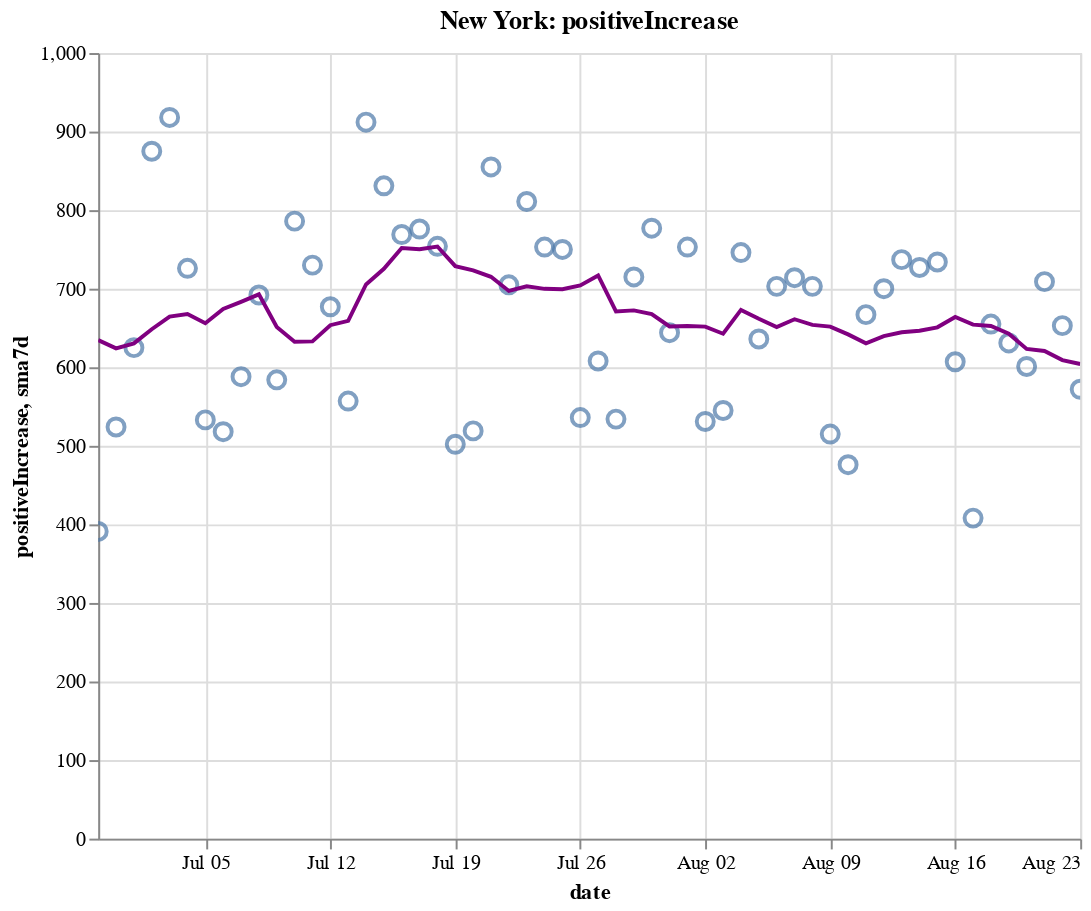

The code cell stored with this chart in its notebook:
### Code cell
create_plot(ny, 'positiveIncrease')

### Figure 1 — Vega-Lite specification as saved in the notebook (floating-point values rounded to 4 significant figures)
{"config": {"view": {"continuousWidth": 400, "continuousHeight": 300}}, "layer": [{"layer": [{"mark": {"type": "point", "size": 75}, "encoding": {"tooltip": [{"type": "temporal", "field": "date"}, {"type": "quantitative", "field": "positiveIncrease"}, {"type": "quantitative", "field": "sma7d"}], "x": {"type": "temporal", "field": "date"}, "y": {"type": "quantitative", "field": "positiveIncrease"}}, "selection": {"selector008": {"type": "interval", "bind": "scales", "encodings": ["x", "y"]}}}, {"mark": {"type": "line", "color": "purple"}, "encoding": {"x": {"type": "temporal", "field": "date"}, "y": {"type": "quantitative", "field": "sma7d"}}}]}, {"mark": {"type": "rule", "color": "#aaa"}, "encoding": {"x": {"type": "temporal", "field": "date"}}, "transform": [{"filter": {"selection": "selector007"}}]}, {"mark": "circle", "encoding": {"opacity": {"condition": {"value": 1, "selection": "selector007"}, "value": 0}, "tooltip": [{"type": "temporal", "field": "date"}, {"type": "quantitative", "field": "positiveIncrease"}, {"type": "quantitative", "field": "sma7d"}], "x": {"type": "temporal", "field": "date"}, "y": {"type": "quantitative", "field": "positiveIncrease"}}, "selection": {"selector007": {"type": "single", "encodings": ["x"], "on": "mouseover", "nearest": true, "empty": "none"}}}, {"mark": {"type": "text", "align": "left", "dx": 5, "dy": -5, "stroke": "white", "strokeWidth": 2}, "encoding": {"text": {"type": "quantitative", "field": "positiveIncrease"}, "tooltip": [{"type": "temporal", "field": "date"}, {"type": "quantitative", "field": "positiveIncrease"}, {"type": "quantitative", "field": "sma7d"}], "x": {"type": "temporal", "field": "date"}, "y": {"type": "quantitative", "field": "positiveIncrease"}}, "transform": [{"filter": {"selection": "selector007"}}]}, {"mark": {"type": "text", "align": "left", "dx": 5, "dy": -5}, "encoding": {"text": {"type": "quantitative", "field": "positiveIncrease"}, "tooltip": [{"type": "temporal", "field": "date"}, {"type": "quantitative", "field": "positiveIncrease"}, {"type": "quantitative", "field": "sma7d"}], "x": {"type": "temporal", "field": "date"}, "y": {"type": "quantitative", "field": "positiveIncrease"}}, "transform": [{"filter": {"selection": "selector007"}}]}], "data": {"name": "data-c539cadb225d28c47ee5e2356686da80"}, "height": 400, "title": "New York: positiveIncrease", "width": 500, "$schema": "https://vega.github.io/schema/vega-lite/v4.8.1.json", "datasets": {"data-c539cadb225d28c47ee5e2356686da80": [{"date": "2020-06-29T00:00:00", "totalTestResultsIncrease": 46430.0, "positiveIncrease": 391.0, "death": 24840.0, "deathIncrease": 7.0, "positiveRate": 0.008, "state": "New York", "sma7d": 634.6}, {"date": "2020-06-30T00:00:00", "totalTestResultsIncrease": 52020.0, "positiveIncrease": 524.0, "death": 24860.0, "deathIncrease": 13.0, "positiveRate": 0.01, "state": "New York", "sma7d": 624.1}, {"date": "2020-07-01T00:00:00", "totalTestResultsIncrease": 56710.0, "positiveIncrease": 625.0, "death": 24870.0, "deathIncrease": 11.0, "positiveRate": 0.011, "state": "New York", "sma7d": 630.4}, {"date": "2020-07-02T00:00:00", "totalTestResultsIncrease": 69940.0, "positiveIncrease": 875.0, "death": 24880.0, "deathIncrease": 11.0, "positiveRate": 0.013, "state": "New York", "sma7d": 648.4}, {"date": "2020-07-03T00:00:00", "totalTestResultsIncrease": 66390.0, "positiveIncrease": 918.0, "death": 24880.0, "deathIncrease": 8.0, "positiveRate": 0.014, "state": "New York", "sma7d": 664.6}, {"date": "2020-07-04T00:00:00", "totalTestResultsIncrease": 62400.0, "positiveIncrease": 726.0, "death": 24900.0, "deathIncrease": 11.0, "positiveRate": 0.012, "state": "New York", "sma7d": 667.9}, {"date": "2020-07-05T00:00:00", "totalTestResultsIncrease": 63420.0, "positiveIncrease": 533.0, "death": 24900.0, "deathIncrease": 8.0, "positiveRate": 0.008, "state": "New York", "sma7d": 656.0}, {"date": "2020-07-06T00:00:00", "totalTestResultsIncrease": 54330.0, "positiveIncrease": 518.0, "death": 24910.0, "deathIncrease": 9.0, "positiveRate": 0.01, "state": "New York", "sma7d": 674.1}, {"date": "2020-07-07T00:00:00", "totalTestResultsIncrease": 56740.0, "positiveIncrease": 588.0, "death": 24920.0, "deathIncrease": 11.0, "positiveRate": 0.01, "state": "New York", "sma7d": 683.3}, {"date": "2020-07-08T00:00:00", "totalTestResultsIncrease": 57580.0, "positiveIncrease": 692.0, "death": 24940.0, "deathIncrease": 20.0, "positiveRate": 0.012, "state": "New York", "sma7d": 692.9}, {"date": "2020-07-09T00:00:00", "totalTestResultsIncrease": 65560.0, "positiveIncrease": 584.0, "death": 24960.0, "deathIncrease": 15.0, "positiveRate": 0.009, "state": "New York", "sma7d": 651.3}, {"date": "2020-07-10T00:00:00", "totalTestResultsIncrease": 73560.0, "positiveIncrease": 786.0, "death": 24970.0, "deathIncrease": 9.0, "positiveRate": 0.011, "state": "New York", "sma7d": 632.4}, {"date": "2020-07-11T00:00:00", "totalTestResultsIncrease": 69200.0, "positiveIncrease": 730.0, "death": 24970.0, "deathIncrease": 6.0, "positiveRate": 0.011, "state": "New York", "sma7d": 633.0}, {"date": "2020-07-12T00:00:00", "totalTestResultsIncrease": 62420.0, "positiveIncrease": 677.0, "death": 24980.0, "deathIncrease": 5.0, "positiveRate": 0.011, "state": "New York", "sma7d": 653.6}, {"date": "2020-07-13T00:00:00", "totalTestResultsIncrease": 51690.0, "positiveIncrease": 557.0, "death": 24990.0, "deathIncrease": 10.0, "positiveRate": 0.011, "state": "New York", "sma7d": 659.1}, {"date": "2020-07-14T00:00:00", "totalTestResultsIncrease": 60040.0, "positiveIncrease": 912.0, "death": 24990.0, "deathIncrease": 5.0, "positiveRate": 0.015, "state": "New York", "sma7d": 705.4}, {"date": "2020-07-15T00:00:00", "totalTestResultsIncrease": 63600.0, "positiveIncrease": 831.0, "death": 25000.0, "deathIncrease": 9.0, "positiveRate": 0.013, "state": "New York", "sma7d": 725.3}, {"date": "2020-07-16T00:00:00", "totalTestResultsIncrease": 72680.0, "positiveIncrease": 769.0, "death": 25010.0, "deathIncrease": 11.0, "positiveRate": 0.011, "state": "New York", "sma7d": 751.7}, {"date": "2020-07-17T00:00:00", "totalTestResultsIncrease": 78240.0, "positiveIncrease": 776.0, "death": 25020.0, "deathIncrease": 10.0, "positiveRate": 0.01, "state": "New York", "sma7d": 750.3}, {"date": "2020-07-18T00:00:00", "totalTestResultsIncrease": 69820.0, "positiveIncrease": 754.0, "death": 25040.0, "deathIncrease": 11.0, "positiveRate": 0.011, "state": "New York", "sma7d": 753.7}, {"date": "2020-07-19T00:00:00", "totalTestResultsIncrease": 46200.0, "positiveIncrease": 502.0, "death": 25050.0, "deathIncrease": 13.0, "positiveRate": 0.011, "state": "New York", "sma7d": 728.7}, {"date": "2020-07-20T00:00:00", "totalTestResultsIncrease": 49340.0, "positiveIncrease": 519.0, "death": 25060.0, "deathIncrease": 8.0, "positiveRate": 0.011, "state": "New York", "sma7d": 723.3}, {"date": "2020-07-21T00:00:00", "totalTestResultsIncrease": 66170.0, "positiveIncrease": 855.0, "death": 25060.0, "deathIncrease": 2.0, "positiveRate": 0.013, "state": "New York", "sma7d": 715.1}, {"date": "2020-07-22T00:00:00", "totalTestResultsIncrease": 67660.0, "positiveIncrease": 705.0, "death": 25070.0, "deathIncrease": 10.0, "positiveRate": 0.01, "state": "New York", "sma7d": 697.1}, {"date": "2020-07-23T00:00:00", "totalTestResultsIncrease": 69700.0, "positiveIncrease": 811.0, "death": 25080.0, "deathIncrease": 13.0, "positiveRate": 0.012, "state": "New York", "sma7d": 703.1}, {"date": "2020-07-24T00:00:00", "totalTestResultsIncrease": 76510.0, "positiveIncrease": 753.0, "death": 25090.0, "deathIncrease": 9.0, "positiveRate": 0.01, "state": "New York", "sma7d": 699.9}, {"date": "2020-07-25T00:00:00", "totalTestResultsIncrease": 71470.0, "positiveIncrease": 750.0, "death": 25100.0, "deathIncrease": 13.0, "positiveRate": 0.01, "state": "New York", "sma7d": 699.3}, {"date": "2020-07-26T00:00:00", "totalTestResultsIncrease": 53570.0, "positiveIncrease": 536.0, "death": 25110.0, "deathIncrease": 3.0, "positiveRate": 0.01, "state": "New York", "sma7d": 704.1}, {"date": "2020-07-27T00:00:00", "totalTestResultsIncrease": 57270.0, "positiveIncrease": 608.0, "death": 25120.0, "deathIncrease": 11.0, "positiveRate": 0.011, "state": "New York", "sma7d": 716.9}, {"date": "2020-07-28T00:00:00", "totalTestResultsIncrease": 57400.0, "positiveIncrease": 534.0, "death": 25130.0, "deathIncrease": 9.0, "positiveRate": 0.009, "state": "New York", "sma7d": 671.0}, {"date": "2020-07-29T00:00:00", "totalTestResultsIncrease": 62280.0, "positiveIncrease": 715.0, "death": 25130.0, "deathIncrease": 6.0, "positiveRate": 0.011, "state": "New York", "sma7d": 672.4}, {"date": "2020-07-30T00:00:00", "totalTestResultsIncrease": 73550.0, "positiveIncrease": 777.0, "death": 25140.0, "deathIncrease": 13.0, "positiveRate": 0.011, "state": "New York", "sma7d": 667.6}, {"date": "2020-07-31T00:00:00", "totalTestResultsIncrease": 68870.0, "positiveIncrease": 644.0, "death": 25150.0, "deathIncrease": 5.0, "positiveRate": 0.009, "state": "New York", "sma7d": 652.0}, {"date": "2020-08-01T00:00:00", "totalTestResultsIncrease": 82740.0, "positiveIncrease": 753.0, "death": 25160.0, "deathIncrease": 14.0, "positiveRate": 0.009, "state": "New York", "sma7d": 652.4}, {"date": "2020-08-02T00:00:00", "totalTestResultsIncrease": 58960.0, "positiveIncrease": 531.0, "death": 25170.0, "deathIncrease": 6.0, "positiveRate": 0.009, "state": "New York", "sma7d": 651.7}, {"date": "2020-08-03T00:00:00", "totalTestResultsIncrease": 51840.0, "positiveIncrease": 545.0, "death": 25170.0, "deathIncrease": 2.0, "positiveRate": 0.011, "state": "New York", "sma7d": 642.7}, {"date": "2020-08-04T00:00:00", "totalTestResultsIncrease": 70990.0, "positiveIncrease": 746.0, "death": 25180.0, "deathIncrease": 3.0, "positiveRate": 0.011, "state": "New York", "sma7d": 673.0}, {"date": "2020-08-05T00:00:00", "totalTestResultsIncrease": 72670.0, "positiveIncrease": 636.0, "death": 25180.0, "deathIncrease": 4.0, "positiveRate": 0.009, "state": "New York", "sma7d": 661.7}, {"date": "2020-08-06T00:00:00", "totalTestResultsIncrease": 72370.0, "positiveIncrease": 703.0, "death": 25180.0, "deathIncrease": 6.0, "positiveRate": 0.01, "state": "New York", "sma7d": 651.1}, {"date": "2020-08-07T00:00:00", "totalTestResultsIncrease": 70170.0, "positiveIncrease": 714.0, "death": 25190.0, "deathIncrease": 5.0, "positiveRate": 0.01, "state": "New York", "sma7d": 661.1}, {"date": "2020-08-08T00:00:00", "totalTestResultsIncrease": 74860.0, "positiveIncrease": 703.0, "death": 25200.0, "deathIncrease": 5.0, "positiveRate": 0.009, "state": "New York", "sma7d": 654.0}, {"date": "2020-08-09T00:00:00", "totalTestResultsIncrease": 65810.0, "positiveIncrease": 515.0, "death": 25200.0, "deathIncrease": 7.0, "positiveRate": 0.008, "state": "New York", "sma7d": 651.7}, {"date": "2020-08-10T00:00:00", "totalTestResultsIncrease": 54000.0, "positiveIncrease": 476.0, "death": 25200.0, "deathIncrease": 2.0, "positiveRate": 0.009, "state": "New York", "sma7d": 641.9}, {"date": "2020-08-11T00:00:00", "totalTestResultsIncrease": 77060.0, "positiveIncrease": 667.0, "death": 25210.0, "deathIncrease": 7.0, "positiveRate": 0.009, "state": "New York", "sma7d": 630.6}, {"date": "2020-08-12T00:00:00", "totalTestResultsIncrease": 87780.0, "positiveIncrease": 700.0, "death": 25220.0, "deathIncrease": 7.0, "positiveRate": 0.008, "state": "New York", "sma7d": 639.7}, {"date": "2020-08-13T00:00:00", "totalTestResultsIncrease": 87900.0, "positiveIncrease": 737.0, "death": 25230.0, "deathIncrease": 10.0, "positiveRate": 0.008, "state": "New York", "sma7d": 644.6}, {"date": "2020-08-14T00:00:00", "totalTestResultsIncrease": 85460.0, "positiveIncrease": 727.0, "death": 25230.0, "deathIncrease": 4.0, "positiveRate": 0.009, "state": "New York", "sma7d": 646.4}, {"date": "2020-08-15T00:00:00", "totalTestResultsIncrease": 88670.0, "positiveIncrease": 734.0, "death": 25240.0, "deathIncrease": 12.0, "positiveRate": 0.008, "state": "New York", "sma7d": 650.9}, {"date": "2020-08-16T00:00:00", "totalTestResultsIncrease": 77690.0, "positiveIncrease": 607.0, "death": 25250.0, "deathIncrease": 6.0, "positiveRate": 0.008, "state": "New York", "sma7d": 664.0}, {"date": "2020-08-17T00:00:00", "totalTestResultsIncrease": 56890.0, "positiveIncrease": 408.0, "death": 25260.0, "deathIncrease": 6.0, "positiveRate": 0.007, "state": "New York", "sma7d": 654.3}, {"date": "2020-08-18T00:00:00", "totalTestResultsIncrease": 66890.0, "positiveIncrease": 655.0, "death": 25260.0, "deathIncrease": 8.0, "positiveRate": 0.01, "state": "New York", "sma7d": 652.6}, {"date": "2020-08-19T00:00:00", "totalTestResultsIncrease": 80420.0, "positiveIncrease": 631.0, "death": 25270.0, "deathIncrease": 6.0, "positiveRate": 0.008, "state": "New York", "sma7d": 642.7}, {"date": "2020-08-20T00:00:00", "totalTestResultsIncrease": 80980.0, "positiveIncrease": 601.0, "death": 25280.0, "deathIncrease": 5.0, "positiveRate": 0.007, "state": "New York", "sma7d": 623.3}, {"date": "2020-08-21T00:00:00", "totalTestResultsIncrease": 98880.0, "positiveIncrease": 709.0, "death": 25280.0, "deathIncrease": 3.0, "positiveRate": 0.007, "state": "New York", "sma7d": 620.7}, {"date": "2020-08-22T00:00:00", "totalTestResultsIncrease": 94850.0, "positiveIncrease": 653.0, "death": 25280.0, "deathIncrease": 4.0, "positiveRate": 0.007, "state": "New York", "sma7d": 609.1}, {"date": "2020-08-23T00:00:00", "totalTestResultsIncrease": 74040.0, "positiveIncrease": 572.0, "death": 25290.0, "deathIncrease": 6.0, "positiveRate": 0.008, "state": "New York", "sma7d": 604.1}]}}
